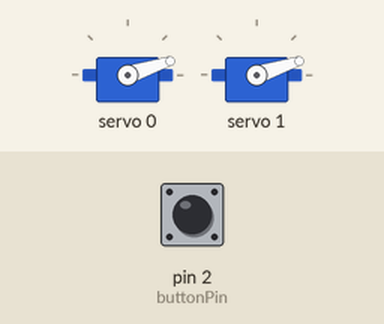
A sketch run on a simulated Arduino Uno, built with avr-gcc and run on an emulated ATmega328P. On the bench: 2 × servo. Inputs (shaded band) come from the test bench; at power-on: pin 2 (buttonPin) HIGH.

Above: at 1.2 s.
1.3 s: pin 2 (buttonPin) pulled LOW for 0.15 s
At 3.0 s:
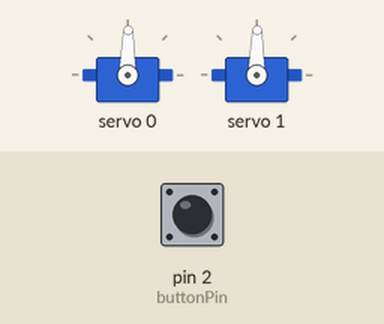
3.3 s: pin 2 (buttonPin) pulled LOW for 1 s
At 3.45 s:
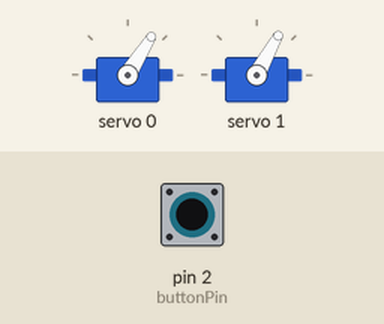
5.8 s: pin 2 (buttonPin) pulsed LOW 5 times (0.12 s each, 0.3 s apart)
8.9 s: pin 2 (buttonPin) pulled LOW for 3.2 s
At 9.7 s:
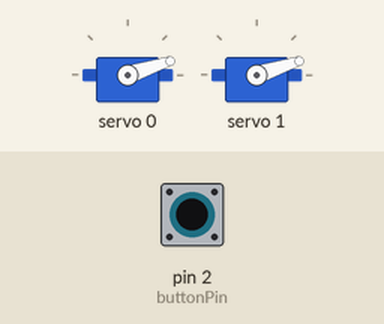
Timing chart, 0 to 11.9 s (numbered marks = the images above; inputs shaded):
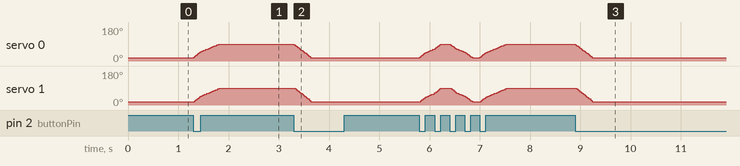

Measured:
- after the input at 1.3 s, servo 0: moves from 18° to 89° over 0.50 s, starting at once; servo 1: moves from 18° to 89° over 0.49 s, starting at once
- after the input at 3.3 s, servo 0: moves from 89° to 18° over 0.34 s, starting at once; servo 1: moves from 89° to 18° over 0.32 s, starting at once
- after the input at 8.9 s, servo 0: moves from 89° to 18° over 0.34 s, starting at once; servo 1: moves from 89° to 18° over 0.32 s, starting at once

The sketch:

MultiServoButton.ino
```cpp
#include <Wire.h>
#include <Adafruit_PWMServoDriver.h>

Adafruit_PWMServoDriver pwm = Adafruit_PWMServoDriver(0x40); ;

const int buttonPin = 2;  //D2
bool buttonPressed = false;

struct PopUp {
  static const int minAngle = 150;
  static const int maxAngle = 300;
  static const int dAngle = 5;
  static const int delayMs = 5;

  int registeredPin;

  int moving;
  int poppedUp;
  int currentAngle;

  PopUp(int _pin) {
    registeredPin = _pin;

    moving = 0;
  }

  void ResetPositions() {
    pwm.setPWM(registeredPin, 0, minAngle);
    currentAngle = minAngle;
    poppedUp = 0;
  }

  void RegisterButtonPress() {
    moving = 1;
  }

  void Tick() {
    if (moving) {
      if (poppedUp)
        MoveServoDown();
      else
        MoveServoUp();
    }
  }

  void MoveServoUp() {
    if (currentAngle < PopUp::maxAngle) { //if there was more movement left in this period
      currentAngle += dAngle; //set new angle to move to
      if (currentAngle > PopUp::maxAngle) { //don't allow more than the maximum
        currentAngle = PopUp::maxAngle;
        Serial.print("Had to constrain to maximum for: ");
        Serial.println(registeredPin);
      }

      pwm.setPWM(registeredPin, 0, currentAngle);
      delay(PopUp::delayMs);

    } else {
      moving = false;
      poppedUp = 1;
    }
  }

  void MoveServoDown() {
    if (currentAngle > PopUp::minAngle) { //if there was more movement left in this period
      currentAngle -= dAngle; //set new angle to move to
      if (currentAngle < PopUp::minAngle) { //don't allow less than the minimum
        currentAngle = PopUp::minAngle;
        Serial.print("Had to constrain to minimum for: ");
        Serial.println(registeredPin);
      }

      pwm.setPWM(registeredPin, 0, currentAngle);
      delay(PopUp::delayMs);

    } else {
      moving = false;
      poppedUp = 0;
    }
  }
};

PopUp p1 = PopUp(0);
PopUp p2 = PopUp(1);

void setup() {
  Serial.begin(9600);

  Wire.begin();       // Start I2C communication
  pwm.begin();        // Start the servo controller
  pwm.setPWMFreq(50); // Set frequency to 50Hz for servos

  pinMode(buttonPin, INPUT_PULLUP); // Enable internal pull-up resistor

  p1.ResetPositions();
  p2.ResetPositions();
}

void loop() {

  if (digitalRead(buttonPin) == LOW) { // Button is pressed (LOW due to pull-up)
    if (!buttonPressed) {
      buttonPressed = true;

      p1.RegisterButtonPress();
      p2.RegisterButtonPress();
    }
  } else {
      buttonPressed = false; // Reset trigger when button is released
      delay(10);
  }

  p1.Tick();
  p2.Tick();
}
```
